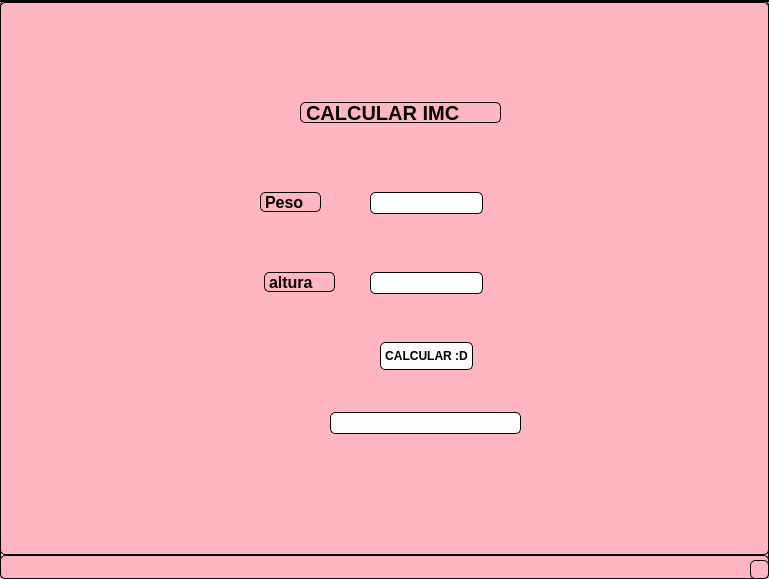
<?xml version="1.0" encoding="UTF-8"?>
<ui version="4.0">
 <class>MainWindow</class>
 <widget class="QMainWindow" name="MainWindow">
  <property name="geometry">
   <rect>
    <x>0</x>
    <y>0</y>
    <width>769</width>
    <height>579</height>
   </rect>
  </property>
  <property name="windowTitle">
   <string>MainWindow</string>
  </property>
  <property name="styleSheet">
   <string notr="true">background-color: rgb(255, 182, 193);
border: 1px solid rgb(0, 0, 0);
border-radius: 5px;
</string>
  </property>
  <widget class="QWidget" name="centralwidget">
   <widget class="QLabel" name="label_3">
    <property name="geometry">
     <rect>
      <x>300</x>
      <y>100</y>
      <width>201</width>
      <height>21</height>
     </rect>
    </property>
    <property name="font">
     <font>
      <pointsize>15</pointsize>
      <weight>75</weight>
      <bold>true</bold>
     </font>
    </property>
    <property name="text">
     <string>CALCULAR IMC</string>
    </property>
   </widget>
   <widget class="QLabel" name="label">
    <property name="geometry">
     <rect>
      <x>260</x>
      <y>190</y>
      <width>61</width>
      <height>20</height>
     </rect>
    </property>
    <property name="font">
     <font>
      <pointsize>12</pointsize>
      <weight>75</weight>
      <bold>true</bold>
     </font>
    </property>
    <property name="text">
     <string>Peso</string>
    </property>
   </widget>
   <widget class="QLabel" name="label_2">
    <property name="geometry">
     <rect>
      <x>264</x>
      <y>270</y>
      <width>71</width>
      <height>20</height>
     </rect>
    </property>
    <property name="font">
     <font>
      <pointsize>12</pointsize>
      <weight>75</weight>
      <italic>false</italic>
      <bold>true</bold>
     </font>
    </property>
    <property name="text">
     <string>altura</string>
    </property>
   </widget>
   <widget class="QPushButton" name="btn_calcular">
    <property name="geometry">
     <rect>
      <x>380</x>
      <y>340</y>
      <width>93</width>
      <height>28</height>
     </rect>
    </property>
    <property name="font">
     <font>
      <weight>75</weight>
      <bold>true</bold>
     </font>
    </property>
    <property name="styleSheet">
     <string notr="true">background-color: rgb(255, 255, 255);
border: 1px solid rgb(0, 0, 0);
border-radius: 5px;
</string>
    </property>
    <property name="text">
     <string>CALCULAR :D</string>
    </property>
   </widget>
   <widget class="QLineEdit" name="lbl_resultado">
    <property name="geometry">
     <rect>
      <x>330</x>
      <y>410</y>
      <width>191</width>
      <height>22</height>
     </rect>
    </property>
    <property name="font">
     <font>
      <pointsize>12</pointsize>
      <weight>75</weight>
      <bold>true</bold>
     </font>
    </property>
    <property name="styleSheet">
     <string notr="true">background-color: rgb(255, 255, 255);
border: 1px solid rgb(0, 0, 0);
</string>
    </property>
   </widget>
   <widget class="QLineEdit" name="txt_altura">
    <property name="geometry">
     <rect>
      <x>370</x>
      <y>270</y>
      <width>113</width>
      <height>22</height>
     </rect>
    </property>
    <property name="font">
     <font>
      <pointsize>12</pointsize>
      <weight>75</weight>
      <bold>true</bold>
     </font>
    </property>
    <property name="styleSheet">
     <string notr="true">background-color: rgb(255, 255, 255);
border: 1px solid rgb(0, 0, 0);
</string>
    </property>
   </widget>
   <widget class="QLineEdit" name="txt_peso">
    <property name="geometry">
     <rect>
      <x>370</x>
      <y>190</y>
      <width>113</width>
      <height>22</height>
     </rect>
    </property>
    <property name="font">
     <font>
      <pointsize>12</pointsize>
      <weight>75</weight>
      <bold>true</bold>
     </font>
    </property>
    <property name="styleSheet">
     <string notr="true">background-color: rgb(255, 255, 255);
border: 1px solid rgb(0, 0, 0);
</string>
    </property>
   </widget>
  </widget>
  <widget class="QMenuBar" name="menubar">
   <property name="geometry">
    <rect>
     <x>0</x>
     <y>0</y>
     <width>769</width>
     <height>28</height>
    </rect>
   </property>
  </widget>
  <widget class="QStatusBar" name="statusbar"/>
 </widget>
 <resources/>
 <connections/>
</ui>
